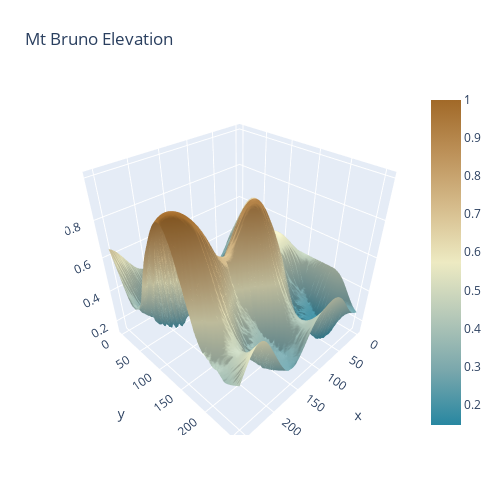

The notebook cell this image was saved under:
### Code cell
with open('map.txt') as file:
    array2d = [[float(digit) for digit in line.split()] for line in file]

hmap = np.array(array2d)
assert(hmap.shape[0] == hmap.shape[1])

x, y = np.meshgrid(range(hmap.shape[0]), range(hmap.shape[1]))

#sh_0, sh_1 = z.shape
#x, y = np.linspace(0, 1, sh_0), np.linspace(0, 1, sh_1)
fig = go.Figure(data=[go.Surface(z=hmap, x=x, y=y, colorscale='earth', reversescale=True)])
fig.update_layout(title='Mt Bruno Elevation', autosize=False,
                  width=500, height=500,
                  margin=dict(l=65, r=50, b=65, t=90))
fig.show()

### Figure 1 — Plotly figure (JSON) as saved in the notebook; plotly's stock layout.template omitted (floating-point values rounded to 4 significant figures; data arrays with more than 128 entries replaced by an {"elided": "..."} marker saying what was removed)
{"data": [{"colorscale": [[0, "rgb(161, 105, 40)"], [0.1667, "rgb(189, 146, 90)"], [0.3333, "rgb(214, 189, 141)"], [0.5, "rgb(237, 234, 194)"], [0.6667, "rgb(181, 200, 184)"], [0.8333, "rgb(121, 167, 172)"], [1, "rgb(40, 135, 161)"]], "reversescale": true, "type": "surface", "x": {"elided": "256x256 int values"}, "y": {"elided": "256x256 int values"}, "z": {"elided": "256x256 float values"}}], "layout": {"autosize": false, "height": 500, "margin": {"b": 65, "l": 65, "r": 50, "t": 90}, "title": {"text": "Mt Bruno Elevation"}, "width": 500}}
